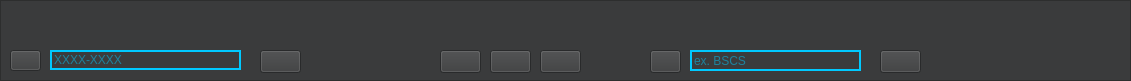
   <widget class="QFrame" name="UpperFrame">
    <property name="geometry">
     <rect>
      <x>199</x>
      <y>0</y>
      <width>1131</width>
      <height>81</height>
     </rect>
    </property>
    <property name="toolTip">
     <string/>
    </property>
    <property name="styleSheet">
     <string notr="true">background-color: #3a3b3c</string>
    </property>
    <property name="frameShape">
     <enum>QFrame::StyledPanel</enum>
    </property>
    <property name="frameShadow">
     <enum>QFrame::Raised</enum>
    </property>
    <widget class="QLineEdit" name="SearchStudent">
     <property name="geometry">
      <rect>
       <x>50</x>
       <y>50</y>
       <width>191</width>
       <height>20</height>
      </rect>
     </property>
     <property name="toolTip">
      <string>Enter Student ID</string>
     </property>
     <property name="styleSheet">
      <string notr="true">QLineEdit{
border: 2px solid #00C9FF;
color: #00C9FF;
text-align: center;
}</string>
     </property>
     <property name="placeholderText">
      <string>XXXX-XXXX</string>
     </property>
    </widget>
    <widget class="QLineEdit" name="SearchCourse">
     <property name="geometry">
      <rect>
       <x>690</x>
       <y>50</y>
       <width>171</width>
       <height>21</height>
      </rect>
     </property>
     <property name="toolTip">
      <string>Enter Course Code</string>
     </property>
     <property name="styleSheet">
      <string notr="true">QLineEdit{
border: 2px solid #00C9FF;
color: #00C9FF;
text-align: center;
}</string>
     </property>
     <property name="placeholderText">
      <string>ex. BSCS</string>
     </property>
    </widget>
    <widget class="QPushButton" name="SearchStudentB">
     <property name="geometry">
      <rect>
       <x>10</x>
       <y>50</y>
       <width>31</width>
       <height>21</height>
      </rect>
     </property>
     <property name="toolTip">
      <string>Search Student</string>
     </property>
     <property name="text">
      <string/>
     </property>
     <property name="icon">
      <iconset>
       <normaloff>:/icons/CSC 151 Assignment 2/icons/zoom-in.png</normaloff>:/icons/CSC 151 Assignment 2/icons/zoom-in.png</iconset>
     </property>
    </widget>
    <widget class="QPushButton" name="EditButton">
     <property name="geometry">
      <rect>
       <x>490</x>
       <y>50</y>
       <width>41</width>
       <height>23</height>
      </rect>
     </property>
     <property name="toolTip">
      <string>Edit Mode</string>
     </property>
     <property name="text">
      <string/>
     </property>
     <property name="icon">
      <iconset>
       <normaloff>:/icons/CSC 151 Assignment 2/icons/edit.png</normaloff>:/icons/CSC 151 Assignment 2/icons/edit.png</iconset>
     </property>
    </widget>
    <widget class="QPushButton" name="DeleteButton">
     <property name="geometry">
      <rect>
       <x>540</x>
       <y>50</y>
       <width>41</width>
       <height>23</height>
      </rect>
     </property>
     <property name="toolTip">
      <string>Delete Mode</string>
     </property>
     <property name="text">
      <string/>
     </property>
     <property name="icon">
      <iconset>
       <normaloff>:/icons/CSC 151 Assignment 2/icons/delete.png</normaloff>:/icons/CSC 151 Assignment 2/icons/delete.png</iconset>
     </property>
    </widget>
    <widget class="QPushButton" name="ViewButton">
     <property name="geometry">
      <rect>
       <x>440</x>
       <y>50</y>
       <width>41</width>
       <height>23</height>
      </rect>
     </property>
     <property name="toolTip">
      <string>View Mode</string>
     </property>
     <property name="text">
      <string/>
     </property>
     <property name="icon">
      <iconset>
       <normaloff>:/icons/CSC 151 Assignment 2/icons/eye-test.png</normaloff>:/icons/CSC 151 Assignment 2/icons/eye-test.png</iconset>
     </property>
    </widget>
    <widget class="QPushButton" name="SearchCourseB">
     <property name="geometry">
      <rect>
       <x>650</x>
       <y>50</y>
       <width>31</width>
       <height>23</height>
      </rect>
     </property>
     <property name="toolTip">
      <string>Search Course</string>
     </property>
     <property name="text">
      <string/>
     </property>
     <property name="icon">
      <iconset>
       <normaloff>:/icons/CSC 151 Assignment 2/icons/zoom-in.png</normaloff>:/icons/CSC 151 Assignment 2/icons/zoom-in.png</iconset>
     </property>
    </widget>
    <widget class="QPushButton" name="AddStudentB">
     <property name="geometry">
      <rect>
       <x>260</x>
       <y>50</y>
       <width>41</width>
       <height>23</height>
      </rect>
     </property>
     <property name="toolTip">
      <string>Add Student</string>
     </property>
     <property name="styleSheet">
      <string notr="true"/>
     </property>
     <property name="text">
      <string/>
     </property>
     <property name="icon">
      <iconset>
       <normaloff>:/icons/CSC 151 Assignment 2/icons/plus.png</normaloff>:/icons/CSC 151 Assignment 2/icons/plus.png</iconset>
     </property>
    </widget>
    <widget class="QPushButton" name="AddCourseB">
     <property name="geometry">
      <rect>
       <x>880</x>
       <y>50</y>
       <width>41</width>
       <height>23</height>
      </rect>
     </property>
     <property name="toolTip">
      <string>Add Course</string>
     </property>
     <property name="text">
      <string/>
     </property>
     <property name="icon">
      <iconset>
       <normaloff>:/icons/CSC 151 Assignment 2/icons/plus.png</normaloff>:/icons/CSC 151 Assignment 2/icons/plus.png</iconset>
     </property>
    </widget>
   </widget>
